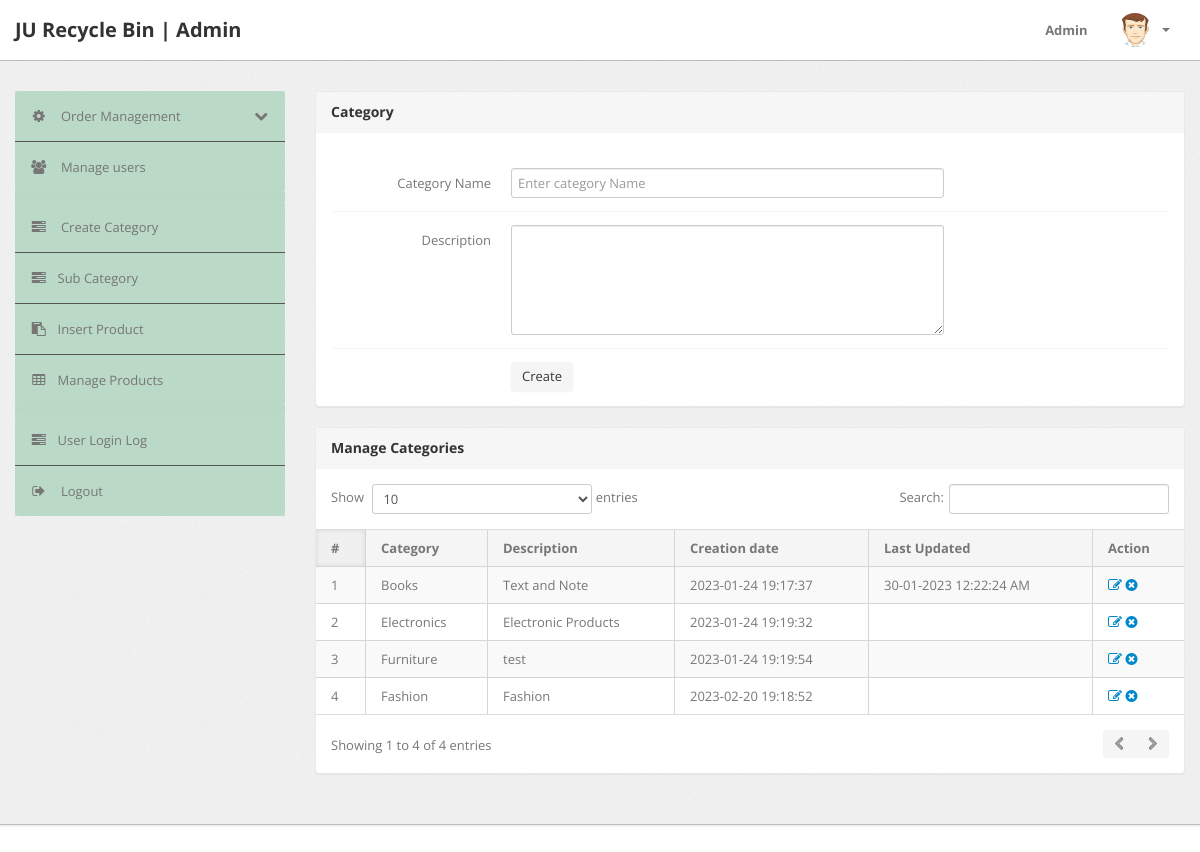
/admin/category.php (signed in), run on an earlier commit of the app's database.
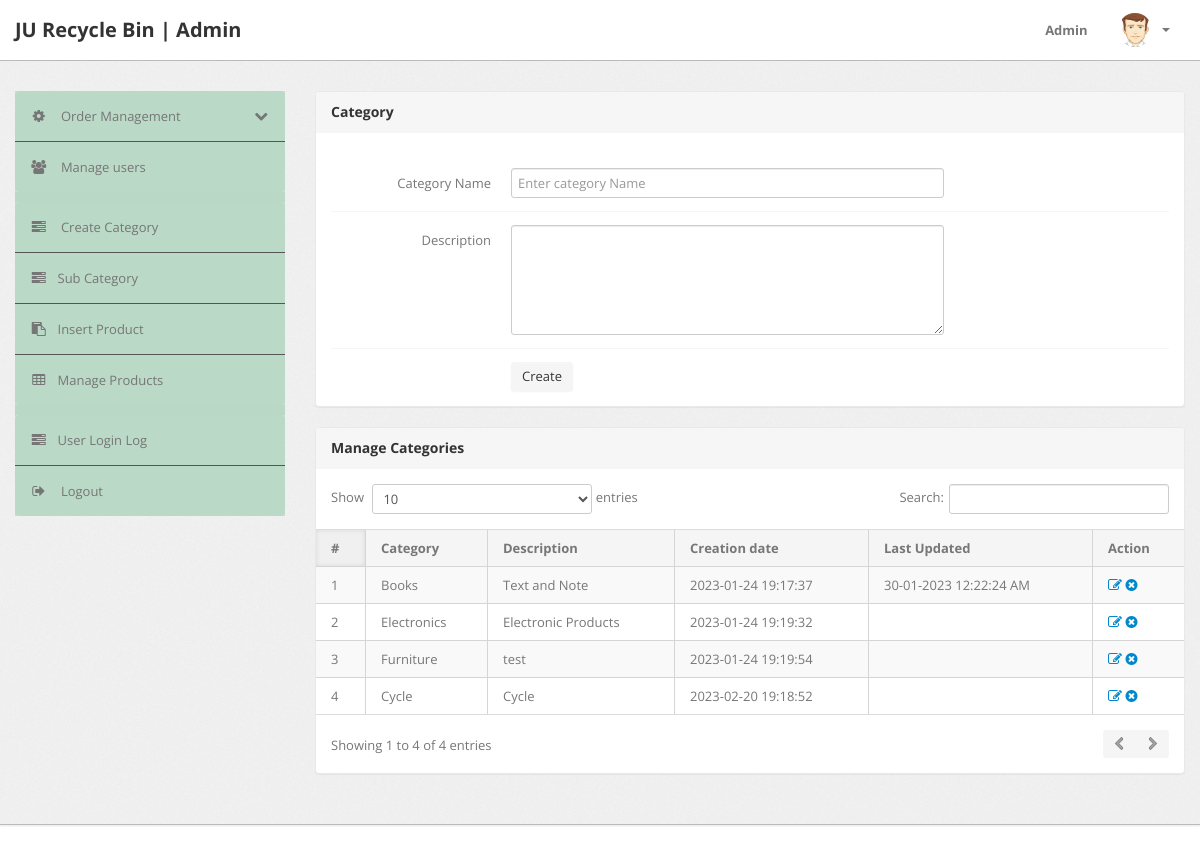
And on a later commit of the database.
### tables this page shows
CREATE TABLE `category` (
  `id` int(11) NOT NULL,
  `categoryName` varchar(255) DEFAULT NULL,
  `categoryDescription` longtext,
  `creationDate` timestamp NOT NULL DEFAULT CURRENT_TIMESTAMP,
  `updationDate` varchar(255) DEFAULT NULL
);

### admin/category.php (the view, shortened to what this page needs)
<?php
include('include/config.php');
if(strlen($_SESSION['alogin'])==0)
	{
header('location:index.php');
}
else{
?>
<!DOCTYPE html>
<html lang="en">
<head>
	<link type="text/css" href="bootstrap/css/bootstrap.min.css" rel="stylesheet">
	<link type="text/css" href="bootstrap/css/bootstrap-responsive.min.css" rel="stylesheet">
	<link type="text/css" href="css/theme.css" rel="stylesheet">
	<link type="text/css" href="images/icons/css/font-awesome.css" rel="stylesheet">
</head>
<body>
<?php include('include/header.php');?>
	<div class="wrapper">
		<div class="container">
			<div class="row">
<?php include('include/sidebar.php');?>
			<div class="span9">
					<div class="content">
						<div class="module">
							<div class="module-head">
								<h3>Category</h3>
							</div>
							<div class="module-body">
									<br />
			<form class="form-horizontal row-fluid" name="Category" method="post" >
<div class="control-group">
<label class="control-label" for="basicinput">Category Name</label>
<div class="controls">
<input type="text" placeholder="Enter category Name"  name="category" class="span8 tip" required>
</div>
</div>
<div class="control-group">
											<label class="control-label" for="basicinput">Description</label>
											<div class="controls">
												<textarea class="span8" name="description" rows="5"></textarea>
											</div>
										</div>
	<div class="control-group">
											<div class="controls">
												<button type="submit" name="submit" class="btn">Create</button>
											</div>
										</div>
									</form>
							</div>
						</div>
	<div class="module">
							<div class="module-head">
								<h3>Manage Categories</h3>
							</div>
							<div class="module-body table">
								<table cellpadding="0" cellspacing="0" border="0" class="datatable-1 table table-bordered table-striped	 display" width="100%">
									<thead>
										<tr>
											<th>#</th>
											<th>Category</th>
											<th>Description</th>
											<th>Creation date</th>
											<th>Last Updated</th>
											<th>Action</th>
										</tr>
									</thead>
									<tbody>
<?php $query=mysqli_query($con,"select * from category");
$cnt=1;
while($row=mysqli_fetch_array($query))
{
?>
										<tr>
											<td><?php echo htmlentities($cnt);?></td>
											<td><?php echo htmlentities($row['categoryName']);?></td>
											<td><?php echo htmlentities($row['categoryDescription']);?></td>
											<td> <?php echo htmlentities($row['creationDate']);?></td>
											<td><?php echo htmlentities($row['updationDate']);?></td>
											<td>
											<a href="edit-category.php?id=<?php echo $row['id']?>" ><i class="icon-edit"></i></a>
											<a href="category.php?id=<?php echo $row['id']?>&del=delete" onClick="return confirm('Are you sure you want to delete?')"><i class="icon-remove-sign"></i></a></td>
										</tr>
										<?php $cnt=$cnt+1; } ?>
								</table>
							</div>
						</div>
					</div>
				</div>
			</div>
		</div>
	</div>
<?php include('include/footer.php');?>
</body>
<?php } ?>

What changed in the data, as far as the page shows it:
changed category: categoryName "Fashion" → "Cycle"; categoryDescription "Fashion" → "Cycle"
